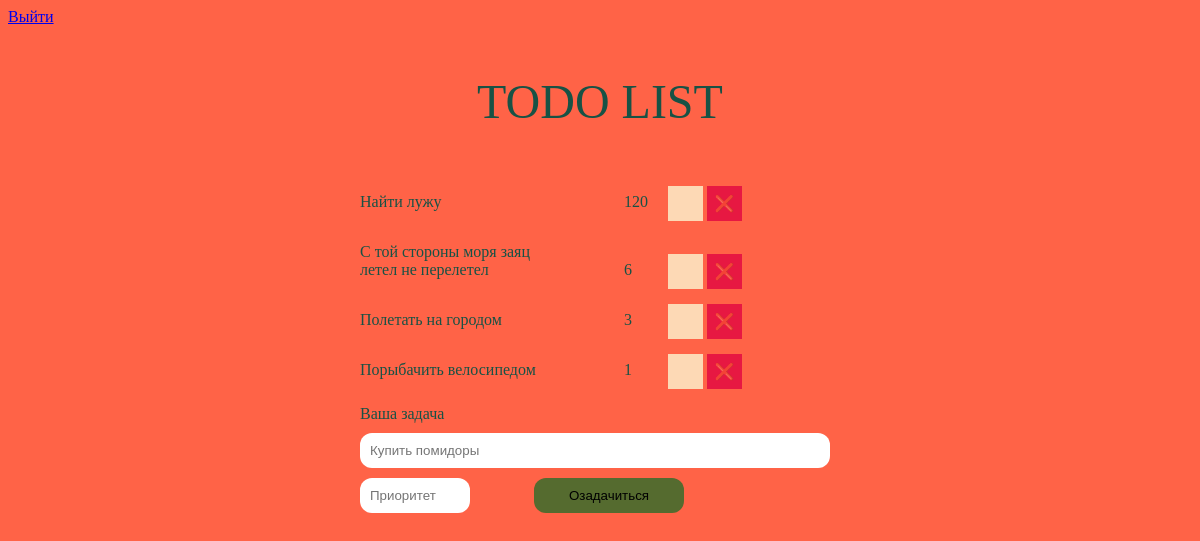
/ (signed in), run on the app's committed database.
### todo_list/models.py (models this page shows)
class TODO(models.Model):
    text = models.TextField("Задачи")
    priority = models.PositiveIntegerField("Приоритет")
    stick = models.BooleanField("КНОПКА", default=False)
    check_table = models.ForeignKey(User, on_delete=models.CASCADE, blank=True, null=True)
    class Meta:
        ordering = ["-priority"]

### todo_list/views.py (the view)
# urls.py: path("", todo_big_list),
def todo_big_list(request):
    data = {}
    if request.user.is_authenticated:
        data["TODO"] = TODO.objects.filter(check_table=request.user)
    else:
        data["TODO"] = TODO.objects.filter(check_table=None)
    print(data)
    return render(request, "homepage.html", data)

### templates/homepage.html (shortened to what this page needs)
<!DOCTYPE html>
{% load static %}
<html lang="en">
<head>
    <link rel="stylesheet" href="{% static 'file.css'%}">
</head>
<body>
{% if user.is_authenticated %}
<a href="/logout">Выйти</a>
{% else %}
<a href="/registration">Регистрация</a>
<a href="/autorization">Авторизация</a>
{% endif %}
<div class="header">
    <p>TODO LIST</p>
</div>
<div class="titles">
{% for doings in TODO %}
    <p class="titles-text">{{doings.text}}</p>
    <p class="anti-text">{{doings.priority}}</p>
    {% if doings.stick %}
    <a href="todo/{{doings.id}}/update" class="stickerpack">✔</a>
    {% else %}
        <a href="todo/{{doings.id}}/update" class="stickerpack"></a>
    {% endif %}
    <a href="todo/{{doings.id}}/delete" class="deleterpack">❌</a>
{% endfor %}
<form action="/todo/puzzle" method="post">
    <div>
        <label class="task-text">Ваша задача</label><br>
        <input type="text" name="task" class="form-input" placeholder="Купить помидоры">
        <input type="number" min="1" name="priority" class="form-input-pr" placeholder="Приоритет">
        <button type="submit" class="form-input-button">Озадачиться</button>
    </div>
</form>
    </div>
</body>
</html>

### static/file.css (style rules this page uses)
.titles { margin: auto; width: 600px; }
body { color: #175245; background: #FF6347; }
.header { text-align: center; font-size: 48px }
.titles-text { display: inline-block; margin-left: 60px; width: 200px; }
.anti-text { display: inline-block; margin-left: 60px; width: 40px; }
.stickerpack { vertical-align: middle; width: 35px; height: 35px; background: #FDD9B5; border-box: box-sizing; display: inline-block; text-decoration: none; text-align: center; line-height: 35px; }
.deleterpack { width: 35px; height: 35px; background: #E71842; border-box: box-sizing; vertical-align: middle; display: inline-block; text-decoration: none; text-align: center; line-height: 35px; }
.form-input { display: inline-block; margin-left: 60px; width: 450px; padding: 10px; border-radius: 12px; border: none; margin-top: 10px; }
.task-text { display: inline-block; margin-left: 60px; width: 200px; margin-top: 10px; }
.form-input-pr { display: inline-block; margin-left: 60px; width: 90px; padding: 10px; border-radius: 12px; border: none; margin-top: 10px; }
.form-input-button { display: inline-block; margin-left: 60px; width: 150px; padding: 10px; border-radius: 12px; border: none; margin-top: 10px; background-color: #556B2F }

### data on the page
TODO: text "Найти лужу", priority "120"
TODO: text "С той стороны моря заяц летел не перелетел", priority "6"
TODO: text "Полетать на городом", priority "3"
TODO: text "Порыбачить велосипедом", priority "1"
